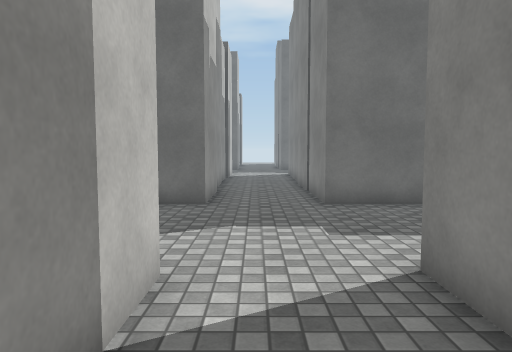
view 1 (above)

17 first-person views from a walk through a scene from a Unity 3-D project. The camera is 1.4 m above the floor, tilts 4° down and sees 70° across. The floor is counted in squares, 1 m on a side. Each view is taken from the middle of a square. On the plan, view 1 faces up. The plan holds only what a view shows up to about 16 squares ahead; the rest is blank. The place goes on beyond the plan. Surface patterns are stand-ins for the level's own textures.

view 2
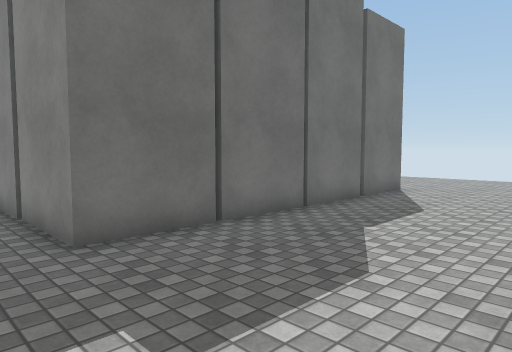

view 3
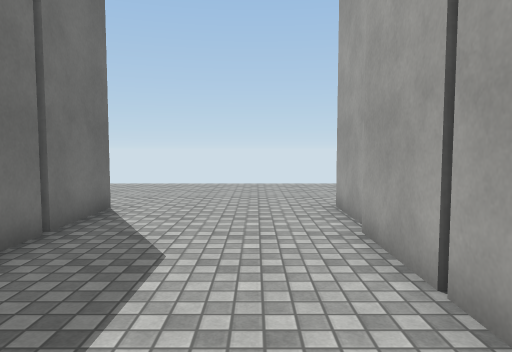

view 4
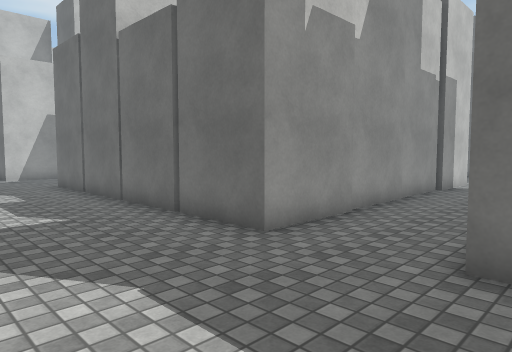

view 5
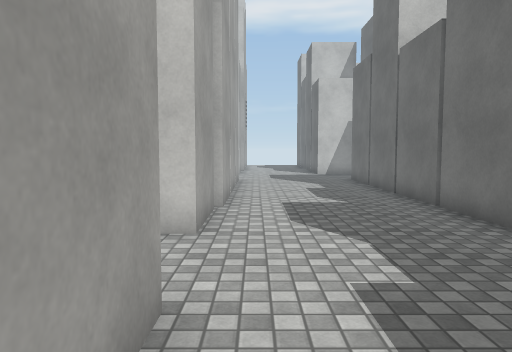

view 6
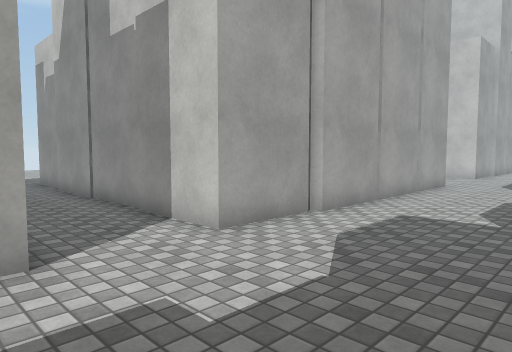

view 7
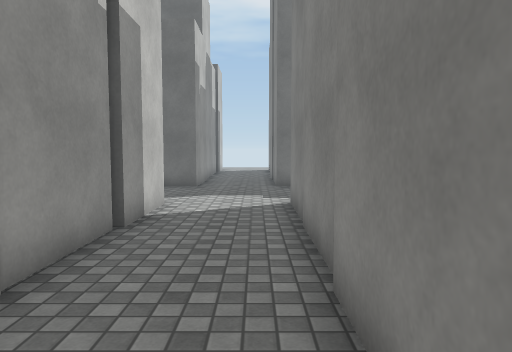

view 8
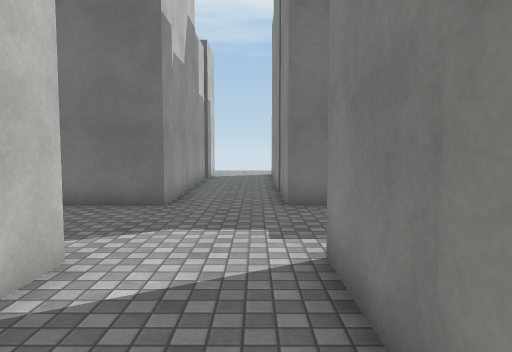

view 9
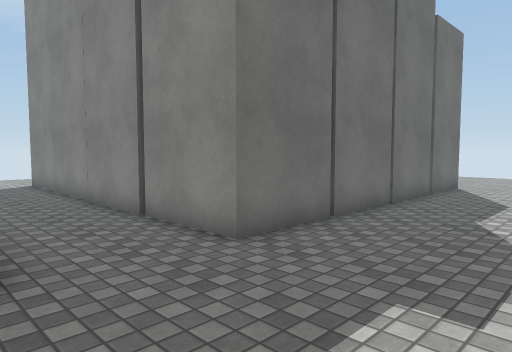

view 10
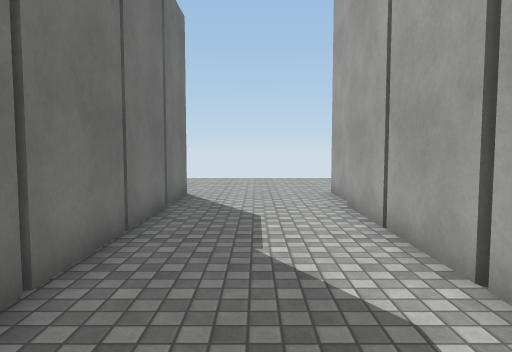

view 11
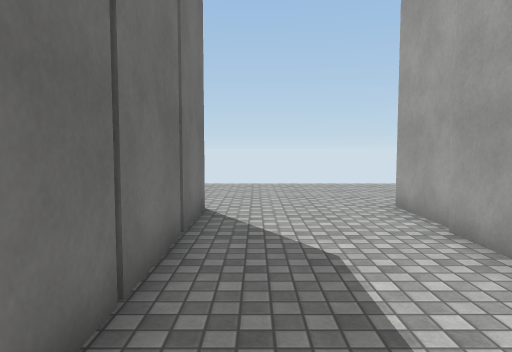

view 12
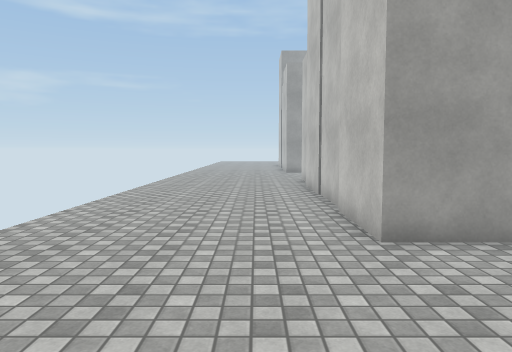

view 13
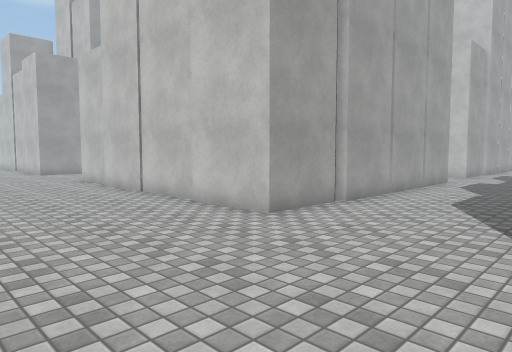

view 14
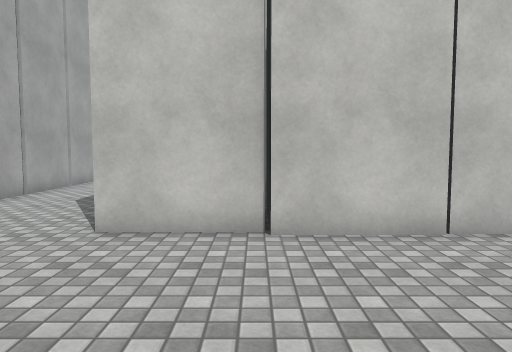

view 15
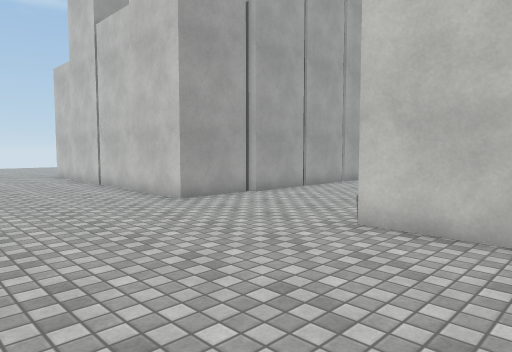

view 16
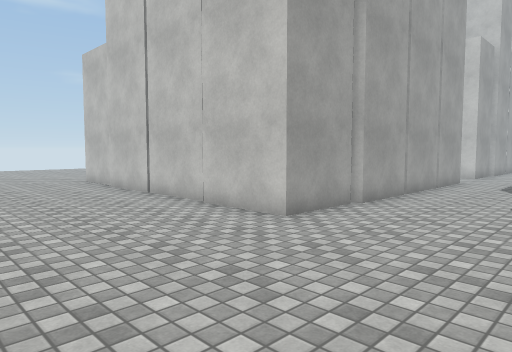

view 17
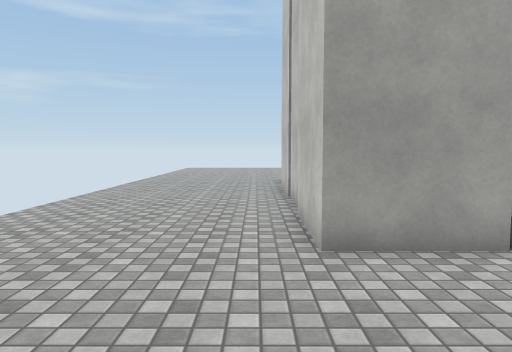

### Floor plan
Points are (right, up) in squares from view 1. A wall is a line through its corners. A room is listed if a view was taken in it or the views show most of it. See-through windows are left out.
Room 1 (views 1, 2, 3, 4, 5, 6, 7, 8, 9, 10, 11, 12, 13, 14, 15, 16, 17)
walls: (10, 9.5) (1.9, 9.5) (1.9, 12.5); (10.4, 4) (13, 4) (13, 1); (12.8, 12.1) (12.8, 9.5) (10.1, 9.5); (4.8, 4.2) (10.2, 4.2); (1.9, 12.6) (1.9, 15.6); (13, 15.5) (13, 12.5); (1.9, 2.6) (1.9, 4.2) (4.6, 4.2); (1.9, 16) (1.9, 21.7) (4.6, 21.7); (12.8, 1) (12.8, -2.1); (-1.3, 12.5) (-1.3, 9.5) (-4, 9.5); (12.8, 18.5) (12.8, 15.4); (13, -2) (13, -5); (-4.1, 9.5) (-10.5, 9.5); (-1.1, 0.9) (-1.1, -5); (10.4, 21.5) (13, 21.5) (13, 18.5); (-4, 4) (-1.1, 4) (-1.1, 1); (4.8, 21.7) (10.2, 21.7) (10.2, 21.2); (12.8, -5.4) (12.8, -6.5); (-6.6, 4.2) (-4, 4.2); (-1.5, 21.6) (-1.5, 12.6); (10, 26.2) (1.9, 26.2) (1.9, 32.2); (-1.5, -5.6) (-1.5, -6.5); (-10.5, 4.2) (-6.8, 4.2); (12.8, 29.2) (12.8, 26.2) (10.1, 26.2); (-1.3, 29.2) (-1.3, 26.2) (-4, 26.2); (13, 32.2) (13, 29.2); (1.9, 32.5) (1.9, 33.5); (12.8, 33.4) (12.8, 32.2); (-1.5, 32.9) (-1.5, 29.9)

Where each view was taken, in squares from view 1:
view 1: 0 up, 0 right, facing up
view 2: 4 up, 0 right, facing up-right
view 3: 6 up, 4 right, facing right
view 4: 5 up, 3 right, facing up-left
view 5: 5 up, 5 right, facing left
view 6: 9 up, 3 right, facing down-left
view 7: 12 up, 1 right, facing up
view 8: 17 up, 1 right, facing up
view 9: 22 up, 2 left, facing up-right
view 10: 24 up, 1 right, facing right
view 11: 25 up, 4 right, facing right
view 12: 27 up, 15 right, facing down
view 13: 27 up, 19 right, facing down-left
view 14: 29 up, 19 right, facing left
view 15: 13 up, 19 right, facing down-left
view 16: 9 up, 19 right, facing down-left
view 17: 9 up, 14 right, facing down
